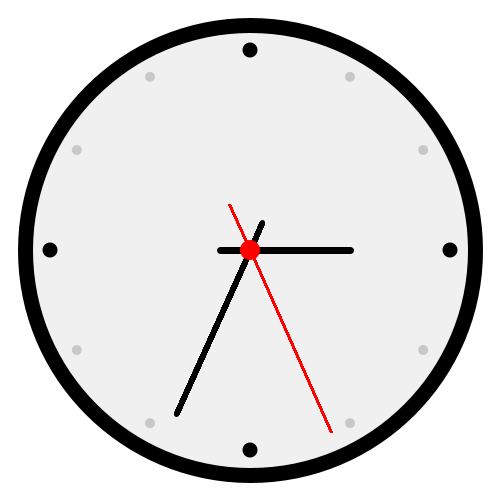
Frame 1 (no input)
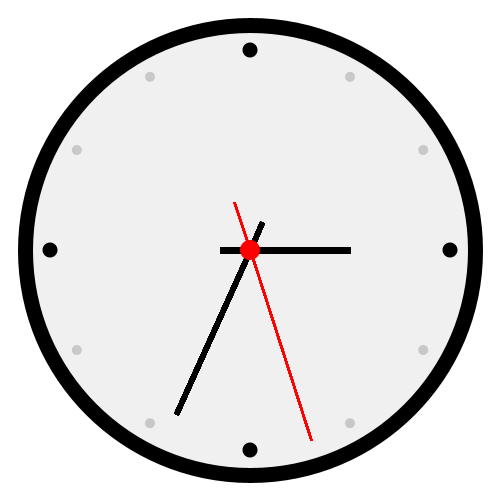
Frame 60 (the mouse pressed at the canvas centre just before this capture)
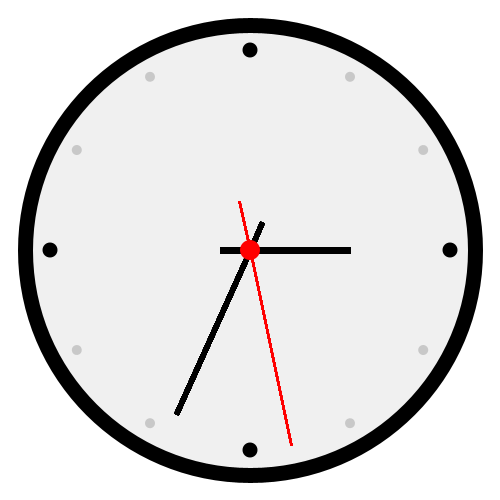
Frame 120 (the mouse held since frame 60 and released just before this capture)

The Processing sketch that drew these frames (run headless with seeded random() and noise(); from frame 60 on, the mouse is pressed at the canvas centre):

// Processing sketch: processing_143682
// ── processing_143682.pde

void setup()
{
  size(500, 500);
  background(255);
  smooth();
}
void draw()
{
  background(255);
  translate(width/2, height/2);
  fill(240);
  strokeWeight(15);
  stroke(0);
  ellipse (0, 0, 450, 450);

  //Punkte für Stunden, die nicht durch 3 teilbar sind
  for (int i=0; i<360; i+=30)
  {
    pushMatrix();
    rotate(radians(i));
    translate(0, 200);
    noStroke();
    fill(200);
    ellipse(0, 0, 10, 10);
    popMatrix();
  }
  //Punkte für Stunde 3, 6, 9, 12, ...
  for (int i=0; i<360; i+=90)
  {
    pushMatrix();
    rotate(radians(i));
    translate(0, 200);
    noStroke();
    fill(0);
    ellipse(0, 0, 15, 15);
    popMatrix();
  }
  for (int i=0; i<360; i+=6)
  {
    //Stundenzeiger
    pushMatrix();
    rotate(radians(30*hour()-90));
    strokeWeight(7);
    stroke(0);
    line(0, 0, 100, 0);
    line(0, 0, -30, 0);
    popMatrix();

    //Minutenzeiger
    pushMatrix();
    rotate(radians(6*minute()-90));
    strokeWeight(5);
    stroke(0);
    line(0, 0, 180, 0);
    line(0, 0, -30, 0);
    popMatrix();

    //Sekundenzeiger
    pushMatrix();
    rotate (radians (6*second()-90));
    stroke(255, 0, 0);
    strokeCap(SQUARE);
    strokeWeight(2);
    line(0, 0, 200, 0);
    line(0, 0, -50, 0);
    popMatrix();
  }
  noStroke();
  fill(255, 0, 0);
  ellipse (0, 0, 20, 20);
}
